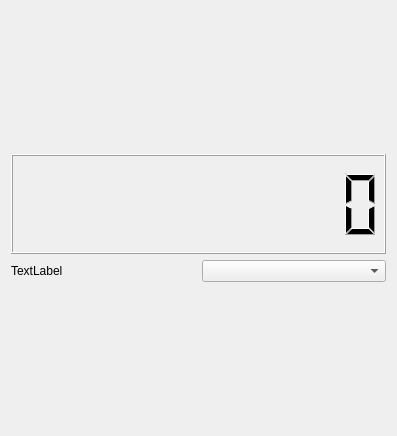
<?xml version="1.0" encoding="UTF-8"?>
<ui version="4.0">
 <class>display_widget</class>
 <widget class="QWidget" name="display_widget">
  <property name="geometry">
   <rect>
    <x>0</x>
    <y>0</y>
    <width>397</width>
    <height>436</height>
   </rect>
  </property>
  <property name="sizePolicy">
   <sizepolicy hsizetype="MinimumExpanding" vsizetype="MinimumExpanding">
    <horstretch>0</horstretch>
    <verstretch>0</verstretch>
   </sizepolicy>
  </property>
  <property name="windowTitle">
   <string>Form</string>
  </property>
  <layout class="QGridLayout" name="gridLayout">
   <item row="0" column="0">
    <layout class="QVBoxLayout" name="display_layout" stretch="0,1">
     <item>
      <widget class="QLCDNumber" name="display_lcd">
       <property name="enabled">
        <bool>true</bool>
       </property>
       <property name="sizePolicy">
        <sizepolicy hsizetype="MinimumExpanding" vsizetype="MinimumExpanding">
         <horstretch>0</horstretch>
         <verstretch>0</verstretch>
        </sizepolicy>
       </property>
       <property name="maximumSize">
        <size>
         <width>16777215</width>
         <height>100</height>
        </size>
       </property>
       <property name="digitCount">
        <number>10</number>
       </property>
      </widget>
     </item>
     <item>
      <layout class="QHBoxLayout" name="combo_layout" stretch="0,0">
       <item>
        <widget class="QLabel" name="display_label">
         <property name="text">
          <string>TextLabel</string>
         </property>
        </widget>
       </item>
       <item>
        <widget class="QComboBox" name="display_cb"/>
       </item>
      </layout>
     </item>
    </layout>
   </item>
  </layout>
 </widget>
 <resources/>
 <connections/>
</ui>
